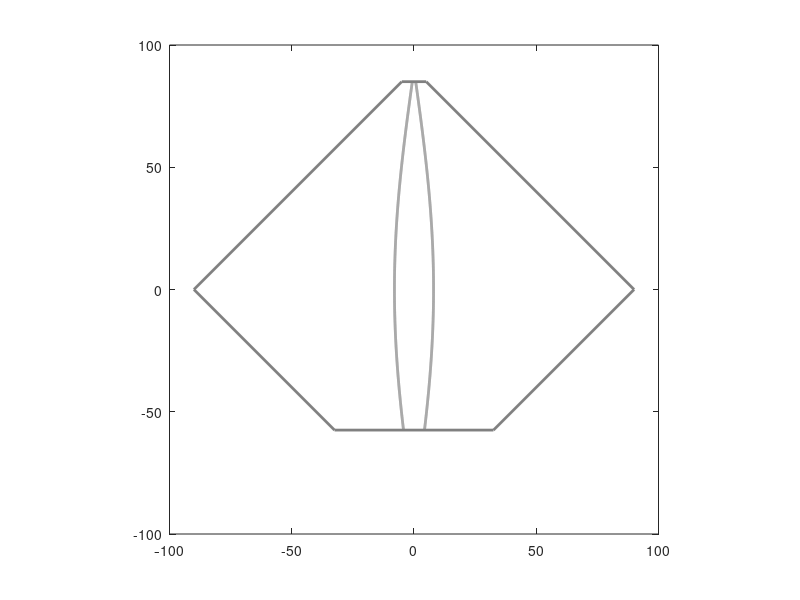

The MATLAB script that drew this image:
function plotfart(mc)
% PLOTFART plot the double polar-limits of the FART-setup
%
% PLOTFART(MC)
% Plot the limits with color MC.
%
% Example
%   plotfart('r');
%
% See also GENEXPERIMENT, PLOTGRID
%

% Author  Marc van Wanrooij
% Copyright 2007

if nargin<1
    mc = [0.5 0.5 0.5];
end
oldhold = ishold;
if ~oldhold
    hold on;
end
axis([-100 100 -100 100]);
% for i = 1:(29+29)
%     h=horline(((i-1)*2.5)-57.5,'k-');set(h,'Color',[0.7 0.7 0.7]);
% end

h = plot([-90 -5],[0 85],'k-',...
    [5 90],[85 0],'k-',...
    [32.5 90],[-57.5 0],'k-',...
    [-90 -32.5],[0 -57.5],'k-',...
    [-32.5 32.5],[-57.5 -57.5],'k-',...
    [-5 5],[85 85],'k-'); set(h,'LineWidth',2,'Color',mc);
fixdist = 8;
elfix       = -57.5:0.1:85;
azfix       = asind(sind(fixdist).*cosd(elfix));
h           = plot(azfix,elfix,'k-');set(h,'LineWidth',2,'Color',mc);
elfix       = -57.5:0.1:85;
azfix       = asind(sind(-fixdist).*cosd(elfix));
h           = plot(azfix,elfix,'k-');set(h,'LineWidth',2,'Color',mc);

axis square;
box on;
if ~oldhold
    hold off;
end